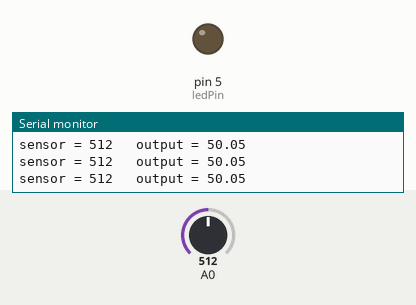
Bench run of a sketch on a simulated Arduino Uno, built with avr-gcc and run on an emulated ATmega328P. Shown: output pins drawn as LEDs (lit = HIGH), the last lines printed to the serial monitor. The inputs (shaded band) are chosen by the test bench; at power-on: A0 = 512.

Above: at 1.2 s.
1.3 s: A0 set to 499
At 2.5 s:
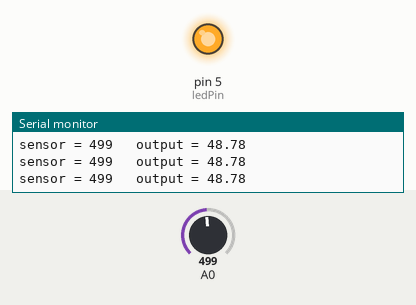
2.8 s: A0 set to 716
At 3.7 s:
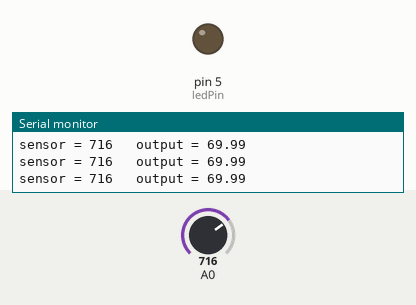
4.3 s: A0 set to 511
At 4.8 s:
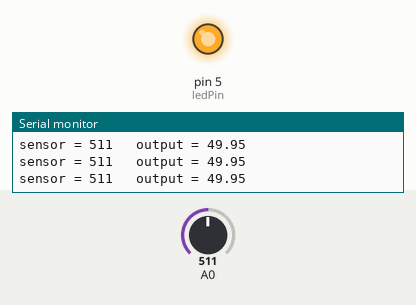
Timing chart, 0 to 7.3 s (numbered marks = the images above; inputs shaded):
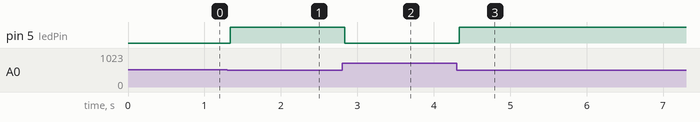

Measured:
- the behaviour switches between 512 and 511 on A0 (found by bisection; images 0 and 1)
- after the input at 1.3 s, pin 5 (ledPin): LOW → HIGH at once
- after the input at 2.8 s, pin 5 (ledPin): HIGH → LOW at once
- after the input at 4.3 s, pin 5 (ledPin): LOW → HIGH at once

The sketch:

04-ADC___LED.ino
```cpp
void setup() {
  // put your setup code here, to run once:
  Serial.begin(9600);
}


int ledPin = 5; // set GPIO5 as a ledPin

void loop() {
  // put your main code here, to run repeatedly:

  int sensorValue = analogRead(A0);   // read the input on analog pin A0

  float output = sensorValue * (100.0 / 1023.0);   // Convert the analog reading (which goes from 0 - 1023) to a scale of (0 - 100)

  Serial.print("sensor = ");
  Serial.print(sensorValue);
  Serial.print("\t output = ");
  Serial.println(output);   // print out the value


  pinMode(ledPin , OUTPUT);  //set GPIO5 as an output

  if (output < 50)
    digitalWrite(ledPin,HIGH); // check output : if it's less than 50, turn on the led
  else
    digitalWrite(ledPin,LOW); // check output : if it's more than 50, turn off the led
}
```
